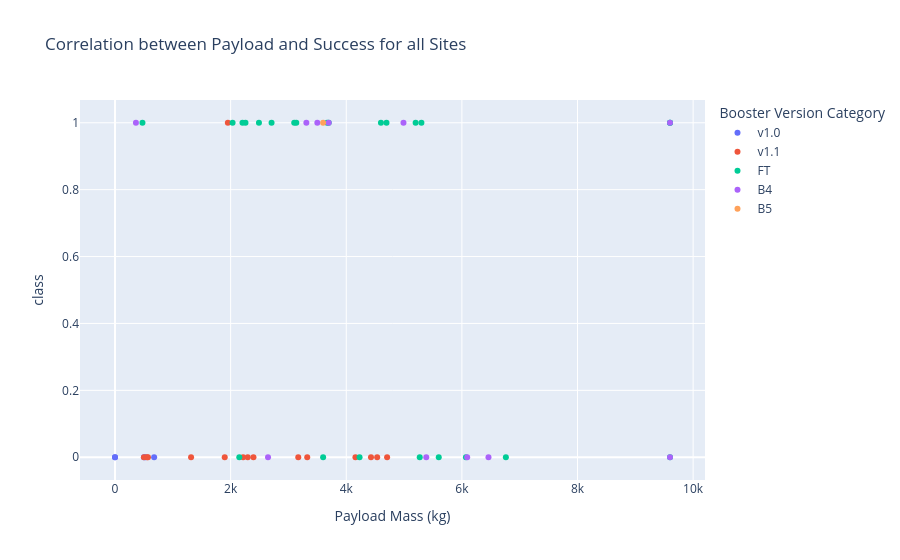

This figure's notebook cell:
### Markdown cell above
## TASK 4: Add a Callback Function to Render Success Payload Scatter Chart

The callback function receives both `site-dropdown` and `payload-slider` as inputs:
- Filters `spacex_df` within the selected payload mass boundaries.
- Plots `Payload Mass (kg)` on the X-axis and launch outcome `class` on the Y-axis.
- Colors data points by `Booster Version Category` to observe performance differences across rocket generations.

### Code cell
def get_scatter_chart(entered_site, payload_range):
    low, high = payload_range
    filtered_df = spacex_df[(spacex_df['Payload Mass (kg)'] >= low) & 
                            (spacex_df['Payload Mass (kg)'] <= high)]
    
    if entered_site == 'ALL':
        fig = px.scatter(
            filtered_df,
            x='Payload Mass (kg)',
            y='class',
            color='Booster Version Category',
            title='Correlation between Payload and Success for all Sites',
            hover_data=['Booster Version', 'Launch Site']
        )
        return fig
    else:
        site_df = filtered_df[filtered_df['Launch Site'] == entered_site]
        fig = px.scatter(
            site_df,
            x='Payload Mass (kg)',
            y='class',
            color='Booster Version Category',
            title=f'Correlation between Payload and Success for {entered_site}',
            hover_data=['Booster Version']
        )
        return fig

# Demonstrate Scatter Plot for ALL sites
fig_scatter_all = get_scatter_chart('ALL', [min_payload, max_payload])
fig_scatter_all.show()

### Figure 1 — Plotly figure (JSON) as saved in the notebook; plotly's stock layout.template omitted (floating-point values rounded to 4 significant figures)
{"data": [{"customdata": [["F9 v1.0  B0003", "CCAFS LC-40"], ["F9 v1.0  B0004", "CCAFS LC-40"], ["F9 v1.0  B0005", "CCAFS LC-40"], ["F9 v1.0  B0006", "CCAFS LC-40"], ["F9 v1.0  B0007", "CCAFS LC-40"]], "hovertemplate": "Booster Version Category=v1.0<br>Payload Mass (kg)=%{x}<br>class=%{y}<br>Booster Version=%{customdata[0]}<br>Launch Site=%{customdata[1]}<extra></extra>", "legendgroup": "v1.0", "marker": {"color": "#636efa", "symbol": "circle"}, "mode": "markers", "name": "v1.0", "orientation": "v", "showlegend": true, "type": "scatter", "x": [0.0, 0.0, 525.0, 500.0, 677.0], "xaxis": "x", "y": [0, 0, 0, 0, 0], "yaxis": "y"}, {"customdata": [["F9 v1.1", "CCAFS LC-40"], ["F9 v1.1", "CCAFS LC-40"], ["F9 v1.1", "CCAFS LC-40"], ["F9 v1.1", "CCAFS LC-40"], ["F9 v1.1", "CCAFS LC-40"], ["F9 v1.1 B1011", "CCAFS LC-40"], ["F9 v1.1 B1010", "CCAFS LC-40"], ["F9 v1.1 B1012", "CCAFS LC-40"], ["F9 v1.1 B1013", "CCAFS LC-40"], ["F9 v1.1 B1014", "CCAFS LC-40"], ["F9 v1.1 B1015", "CCAFS LC-40"], ["F9 v1.1 B1016", "CCAFS LC-40"], ["F9 v1.1 B1018", "CCAFS LC-40"], ["F9 v1.1  B1003", "VAFB SLC-4E"], ["F9 v1.1 B1017", "VAFB SLC-4E"]], "hovertemplate": "Booster Version Category=v1.1<br>Payload Mass (kg)=%{x}<br>class=%{y}<br>Booster Version=%{customdata[0]}<br>Launch Site=%{customdata[1]}<extra></extra>", "legendgroup": "v1.1", "marker": {"color": "#EF553B", "symbol": "circle"}, "mode": "markers", "name": "v1.1", "orientation": "v", "showlegend": true, "type": "scatter", "x": [3170.0, 3325.0, 2296.0, 1316.0, 4535.0, 4428.0, 2216.0, 2395.0, 570.0, 4159.0, 1898.0, 4707.0, 1952.0, 500.0, 553.0], "xaxis": "x", "y": [0, 0, 0, 0, 0, 0, 0, 0, 0, 0, 0, 0, 1, 0, 0], "yaxis": "y"}, {"customdata": [["F9 FT B1019", "CCAFS LC-40"], ["F9 FT B1020", "CCAFS LC-40"], ["F9 FT B1021.1", "CCAFS LC-40"], ["F9 FT B1022", "CCAFS LC-40"], ["F9 FT B1023.1", "CCAFS LC-40"], ["F9 FT B1024", "CCAFS LC-40"], ["F9 FT B1025.1", "CCAFS LC-40"], ["F9 FT B1026", "CCAFS LC-40"], ["F9 FT B1029.1", "VAFB SLC-4E"], ["F9 FT B1036.1", "VAFB SLC-4E"], ["F9 FT B1038.1", "VAFB SLC-4E"], ["F9 FT  B1036.2", "VAFB SLC-4E"], ["F9 FT  B1038.2", "VAFB SLC-4E"], ["F9 FT B1031.1", "KSC LC-39A"], ["F9 FT B1030", "KSC LC-39A"], ["F9 FT  B1021.2", "KSC LC-39A"], ["F9 FT B1032.1", "KSC LC-39A"], ["F9 FT B1034", "KSC LC-39A"], ["F9 FT B1035.1", "KSC LC-39A"], ["F9 FT  B1029.2", "KSC LC-39A"], ["F9 FT B1037", "KSC LC-39A"], ["F9 FT  B1031.2", "KSC LC-39A"], ["F9 FT  B1035.2", "CCAFS SLC-40"], ["F9 FT  B1032.2", "CCAFS SLC-40"]], "hovertemplate": "Booster Version Category=FT<br>Payload Mass (kg)=%{x}<br>class=%{y}<br>Booster Version=%{customdata[0]}<br>Launch Site=%{customdata[1]}<extra></extra>", "legendgroup": "FT", "marker": {"color": "#00cc96", "symbol": "circle"}, "mode": "markers", "name": "FT", "orientation": "v", "showlegend": true, "type": "scatter", "x": [2034.0, 5271.0, 3136.0, 4696.0, 3100.0, 3600.0, 2257.0, 4600.0, 9600.0, 9600.0, 475.0, 9600.0, 2150.0, 2490.0, 5600.0, 5300.0, 3697.0, 6070.0, 2708.0, 3669.0, 6761.0, 5200.0, 2205.0, 4230.0], "xaxis": "x", "y": [1, 0, 1, 1, 1, 0, 1, 1, 1, 1, 1, 0, 0, 1, 0, 1, 1, 0, 1, 1, 0, 1, 1, 0], "yaxis": "y"}, {"customdata": [["F9 B4 B1041.1", "VAFB SLC-4E"], ["F9 B4  B1041.2", "VAFB SLC-4E"], ["F9 B4  B1043.2", "VAFB SLC-4E"], ["F9 B4 B1039.1", "KSC LC-39A"], ["F9 B4 B1040.1", "KSC LC-39A"], ["F9 B4 B1042.1", "KSC LC-39A"], ["F9 B4 B1043.1", "CCAFS SLC-40"], ["F9 B4 B1044", "CCAFS SLC-40"], ["F9 B4  B1039.2", "CCAFS SLC-40"], ["F9 B4 B1045.1", "CCAFS SLC-40"], ["F9 B4  B1040.2", "CCAFS SLC-40"]], "hovertemplate": "Booster Version Category=B4<br>Payload Mass (kg)=%{x}<br>class=%{y}<br>Booster Version=%{customdata[0]}<br>Launch Site=%{customdata[1]}<extra></extra>", "legendgroup": "B4", "marker": {"color": "#ab63fa", "symbol": "circle"}, "mode": "markers", "name": "B4", "orientation": "v", "showlegend": true, "type": "scatter", "x": [9600.0, 9600.0, 6460.0, 3310.0, 4990.0, 3500.0, 3697.0, 6092.0, 2647.0, 362.0, 5384.0], "xaxis": "x", "y": [1, 0, 0, 1, 1, 1, 1, 0, 0, 1, 0], "yaxis": "y"}, {"customdata": [["F9 B5  B1046.1", "KSC LC-39A"]], "hovertemplate": "Booster Version Category=B5<br>Payload Mass (kg)=%{x}<br>class=%{y}<br>Booster Version=%{customdata[0]}<br>Launch Site=%{customdata[1]}<extra></extra>", "legendgroup": "B5", "marker": {"color": "#FFA15A", "symbol": "circle"}, "mode": "markers", "name": "B5", "orientation": "v", "showlegend": true, "type": "scatter", "x": [3600.0], "xaxis": "x", "y": [1], "yaxis": "y"}], "layout": {"legend": {"title": {"text": "Booster Version Category"}, "tracegroupgap": 0}, "title": {"text": "Correlation between Payload and Success for all Sites"}, "xaxis": {"anchor": "y", "domain": [0.0, 1.0], "title": {"text": "Payload Mass (kg)"}}, "yaxis": {"anchor": "x", "domain": [0.0, 1.0], "title": {"text": "class"}}}}
